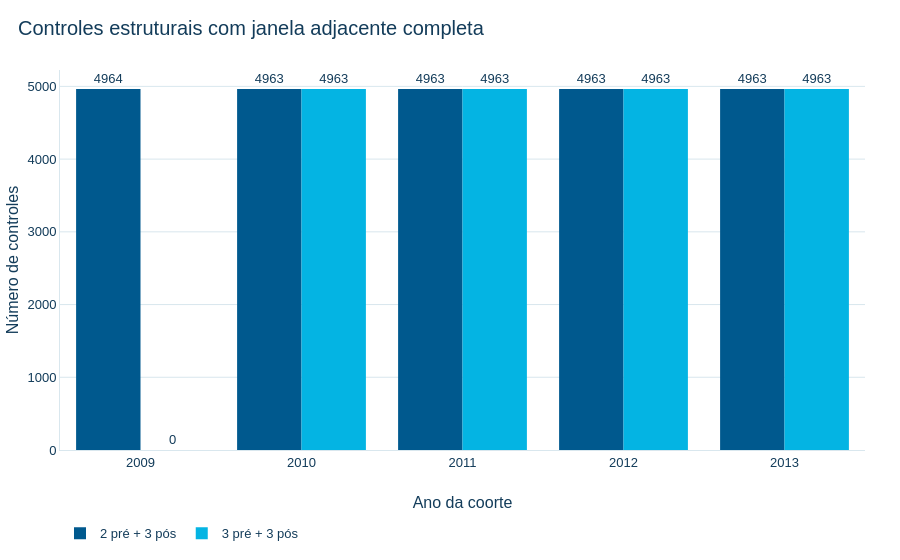

Notebook cell for this chart:
### Markdown cell above
## 9. Controles por coorte

O diagnóstico aplica a mesma regra de janela adjacente aos 4.964 controles estruturalmente elegíveis. Os 4.970 municípios nunca expostos são um conjunto diferente e mais amplo.

### Code cell
controles_exibicao = controles_coortes[['ano_coorte_candidata', 'controles_2pre_3pos', 'controles_3pre_3pos']].copy()
controles_exibicao['ano_coorte_candidata'] = controles_exibicao['ano_coorte_candidata'].astype(int)
display(estilizar_tabela_ipt(controles_exibicao))
fig = go.Figure()
fig.add_bar(name='2 pré + 3 pós', x=controles_exibicao['ano_coorte_candidata'].astype(str), y=controles_exibicao['controles_2pre_3pos'], marker_color=CORES_IPT['AZUL_PRINCIPAL'], text=controles_exibicao['controles_2pre_3pos'], textposition='outside', hovertemplate='Coorte %{x}<br>2 pré + 3 pós: %{y:,.0f}<extra></extra>')
fig.add_bar(name='3 pré + 3 pós', x=controles_exibicao['ano_coorte_candidata'].astype(str), y=controles_exibicao['controles_3pre_3pos'], marker_color=CORES_IPT['CIANO'], text=controles_exibicao['controles_3pre_3pos'], textposition='outside', hovertemplate='Coorte %{x}<br>3 pré + 3 pós: %{y:,.0f}<extra></extra>')
aplicar_tema_ipt(fig, titulo='Controles estruturais com janela adjacente completa')
fig.update_layout(barmode='group')
fig.update_xaxes(title='Ano da coorte', type='category')
fig.update_yaxes(title='Número de controles', rangemode='tozero')
salvar_figura_ipt(fig, FIGURES / '05_controles_por_coorte.png')
fig.show()

### Figure 1 — Plotly figure (JSON) as saved in the notebook; plotly's stock layout.template omitted (floating-point values rounded to 4 significant figures)
{"data": [{"hovertemplate": "Coorte %{x}<br>2 pré + 3 pós: %{y:,.0f}<extra></extra>", "marker": {"color": "#00598E"}, "name": "2 pré + 3 pós", "text": [4964.0, 4963.0, 4963.0, 4963.0, 4963.0], "textposition": "outside", "type": "bar", "x": ["2009", "2010", "2011", "2012", "2013"], "y": [4964, 4963, 4963, 4963, 4963]}, {"hovertemplate": "Coorte %{x}<br>3 pré + 3 pós: %{y:,.0f}<extra></extra>", "marker": {"color": "#04B4E3"}, "name": "3 pré + 3 pós", "text": [0.0, 4963.0, 4963.0, 4963.0, 4963.0], "textposition": "outside", "type": "bar", "x": ["2009", "2010", "2011", "2012", "2013"], "y": [0, 4963, 4963, 4963, 4963]}], "layout": {"barmode": "group", "font": {"color": "#133C5A", "family": "Arial", "size": 13}, "paper_bgcolor": "#FFFFFF", "plot_bgcolor": "#FFFFFF", "title": {"text": "Controles estruturais com janela adjacente completa"}, "xaxis": {"title": {"text": "Ano da coorte"}, "type": "category"}, "yaxis": {"rangemode": "tozero", "title": {"text": "Número de controles"}}}}
